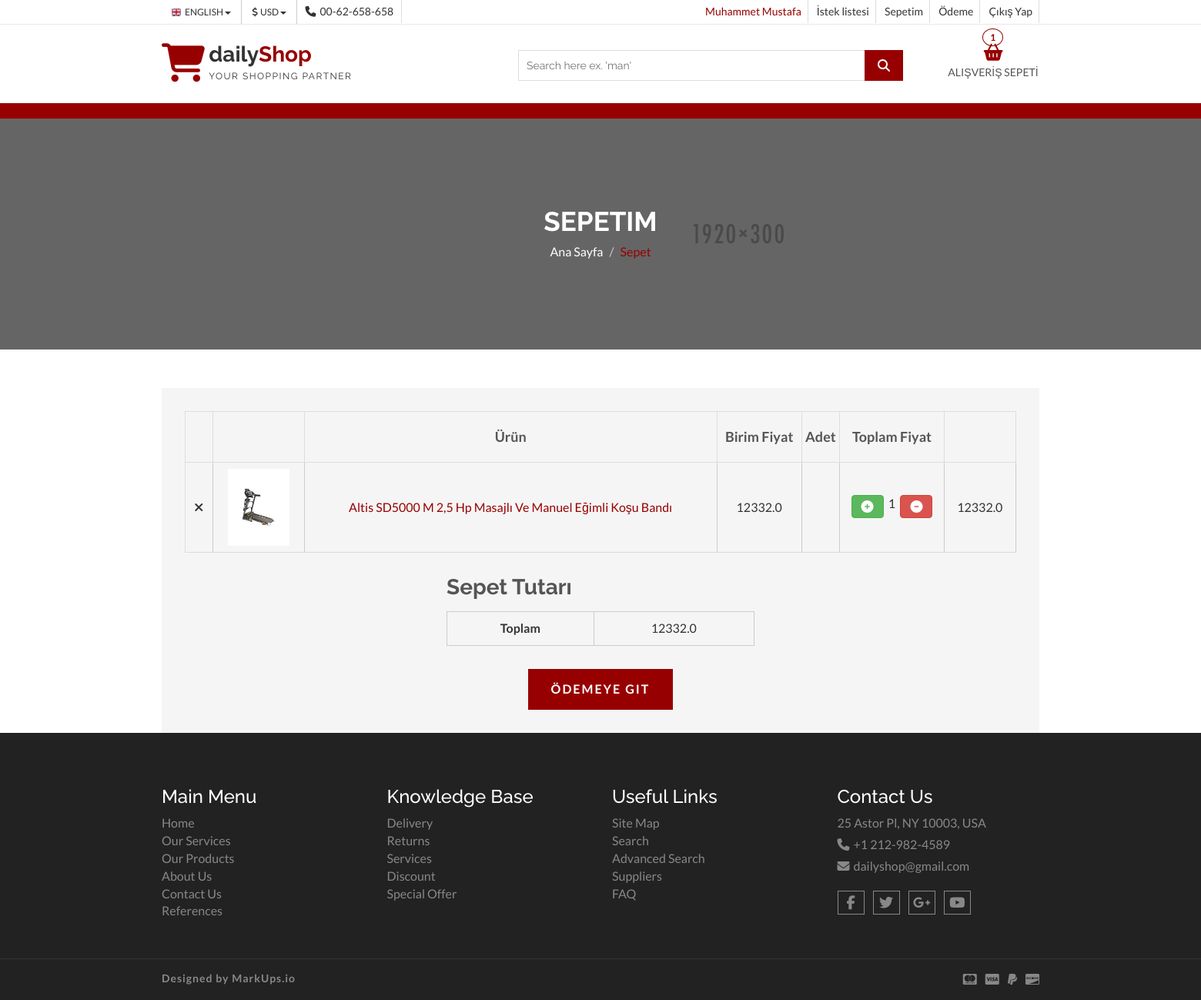
Page /order/ (signed in) on the earlier database version.
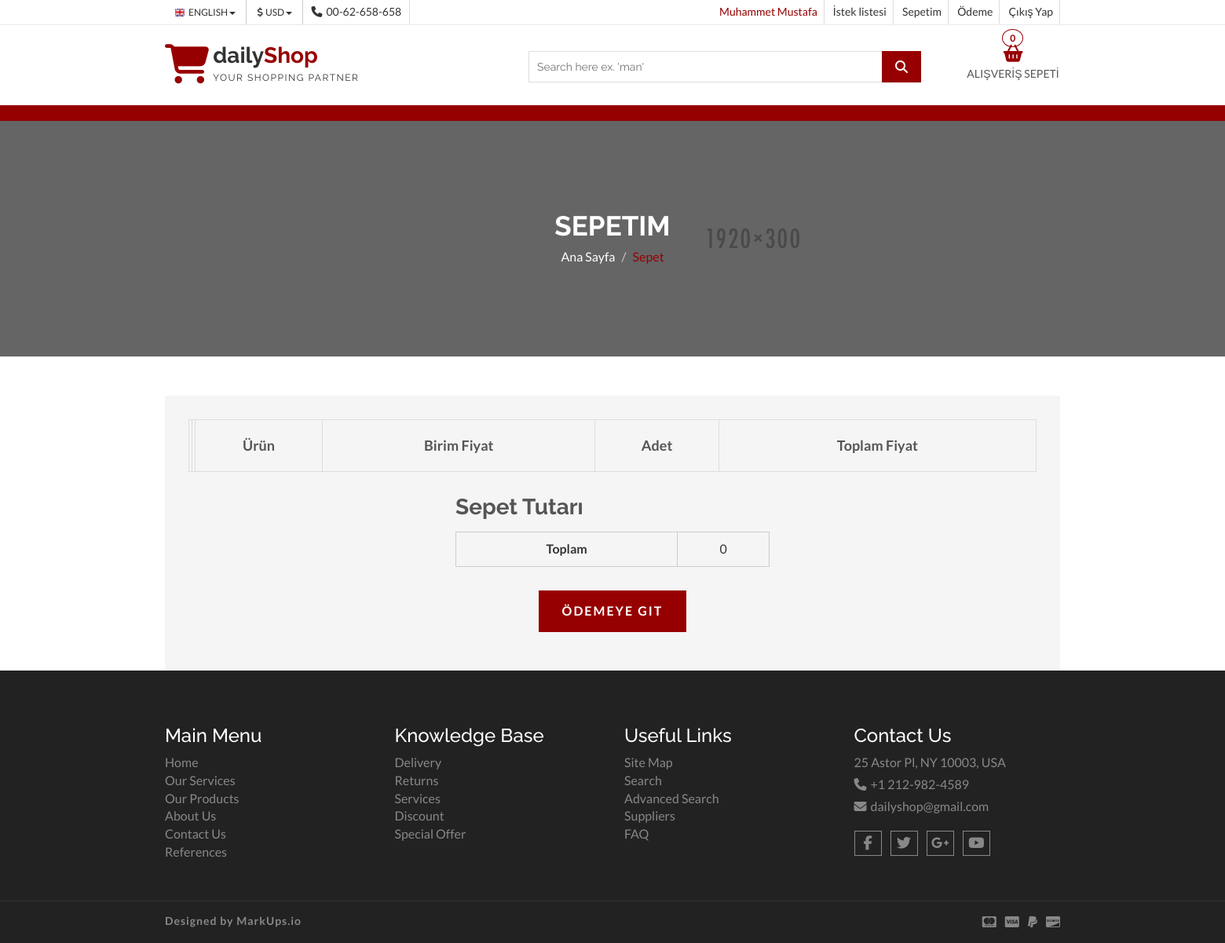
Same page on the later database version.
### order/models.py (models this page shows, shortened)
class ShopCart(models.Model):
    customer = models.ForeignKey(UserProfile,on_delete=models.SET_NULL, null=True)
    product = models.ForeignKey(Product,on_delete= models.SET_NULL, null=True)
    quantity = models.IntegerField(default=0,null=True)
    @property
    def amount(self):
        return (self.quantity * self.product.price)

### product/models.py (models this page shows, shortened)
class Product(models.Model):
    STATUS = (
        ('True','Evet'),
        ('False','Hayır'),
    )
    category = models.ForeignKey(Category,on_delete=models.CASCADE)
    title = CharField(max_length=200)
    keywords = CharField(blank = True,max_length=255)
    description = CharField(blank = True,max_length=255)
    image = ImageField(blank = True,upload_to = "images/")
    price = FloatField()
    amount = IntegerField()
    detail = RichTextUploadingField()
    status = CharField(max_length=10,choices=STATUS)
    slug = AutoSlugField(populate_from='title')
    created_at = DateTimeField(auto_now_add=True)
    update_at = DateTimeField(auto_now=True)
    def __str__(self):
        return self.title
    def image_tag(self):
        try:
            return mark_safe(f'<img src="{self.image.url}" alt="image"  height = "50"')
        except Exception:
            return mark_safe(f'<img alt="image field is blank"')
    image_tag.short_description = "Image"

### order/views.py (the view)
# urls.py: path('', views.Cart, name='order'),
def Cart(request):
    context = SettingsFunc(request)
    return render(request,"cart.html",context)

### home/views.py (called while the page is built, shortened)
def SettingsFunc(request):
    setting = Setting.objects.get(pk=1)
    category = Category.objects.all()
    context = {
        'setting' : setting,
        'category':category
    }
    items,total = CookieCart(request)
    context['cart'] = items
    context['total'] = total
    context['CartItemCount'] = len(context['cart'])
    wishList = None
    if request.user.is_authenticated:
        customer = UserProfile.objects.get(user_id=request.user.id)
        wishList = Wishlist.objects.filter(customer_id=customer.id)
        context['wishList'] = [x.product for x in wishList]
    return context

def CookieCart(request):
    items = []
    total = 0
    if request.user.is_authenticated:
        customer = UserProfile.objects.get(user_id=request.user.id)
        items = ShopCart.objects.filter(customer_id= customer.id)
        total = sum([x.amount for x in items])
    return items, total

### home/templates/cart.html (shortened to what the changed rows need)
{% extends 'homebase.html' %}
{% load static %}
 {% block content %}
<section id="aa-catg-head-banner"><img src="{% static 'img/fashion/fashion-header-bg-8.jpg' %}"
    <div class="aa-catg-head-banner-area">
        <div class="container">
            <div class="aa-catg-head-banner-content">
                <h2>Sepetim</h2>
            </div>
        </div>
    </div>
</section>
<section id="cart-view">
    <div class="container">
        <div class="row">
            <div class="col-md-12">
                <div class="cart-view-area">
                    <div class="cart-view-table">
                        <form action="#" method="post">
                            <div class="table-responsive">
                                <table class="table">
                                    <thead>
                                        <tr>
                                            <th></th>
                                            <th></th>
                                            <th>Ürün</th>
                                            <th>Birim Fiyat</th>
                                            <th>Adet</th>
                                            <th>Toplam Fiyat</th>
                                        </tr>
                                    </thead>
                                    <tbody>
                                        {% for cartItem in cart %}
                                        <tr>
                                            <td><a href="https://www.free-css.com/free-css-templates">
                                                    <i class="fa fa-close"></i>
                                                </a></td>
                                            <td><a href="/product/{{cartItem.product.id}}/{{cartItem.product.slug}}"><img
                                                        src="{{cartItem.product.image.url}}"
                                                        alt="website template image"></a></td>
                                            <td><a class="aa-cart-title"
                                                    href="/product/{{cartItem.product.id}}/{{cartItem.product.slug}}">{{cartItem.product}}</a>
                                            </td>
                                            <td>{{cartItem.product.price}}</td>
                                            <td>
                                            <td>
                                                <div
                                                    style="display: flex;justify-content: space-evenly;align-items: flex-start;">
                                                    <i class="fa fa-solid fa-plus-circle fa-1x btn btn-success update_item"
                                                        data-productid="{{cartItem.product.id}}" data-action="add"></i>
                                                    <p id="{{cartItem.product.id}}-quantity">{{cartItem.quantity}}</p>
                                                    <i class="fa fa-duotone fa-minus-circle fa-1x btn btn-danger update_item"
                                                        data-productid="{{cartItem.product.id}}" data-action="remove"></i>
                                                </div>
                                            </td>
                                            <td>{{cartItem.amount}}</td>
                                        </tr>
                                        {% endfor %}
                                    </tbody>
                                </table>
                            </div>
                        </form>
                        <div class="cart-view-total">
                            <table class="aa-totals-table">
                                <tbody>
                                    <tr>
                                        <th>Toplam</th>
                                        <td>{{total}}</td>
                                    </tr>
                                </tbody>
                            </table>
                        </div>
                    </div>
                </div>
            </div>
        </div>
    </div>
</section>
{% endblock content %} {% block footer %} {% include 'footer.html' %} {% endblock footer %}

### home/templates/header.html (shortened to what the changed rows need)
{% block header %} {% load static %}
<link rel="stylesheet" href="https://ajax.googleapis.com/ajax/libs/jqueryui/1.11.4/themes/smoothness/jquery-ui.css">
<header id="aa-header">
    <div class="aa-header-bottom">
        <div class="container">
            <div class="row">
                <div class="col-md-12">
                    <div class="aa-header-bottom-area">
                        <div class="aa-cartbox">
                            <a class="aa-cart-link" href="/order/">
                                <span class="fa fa-shopping-basket"></span>
                                <span class="aa-cart-title">ALIŞVERİŞ SEPETİ</span>
                                <span class="aa-cart-notify">{{CartItemCount}}</span>
                            </a>
                        </div>
                    </div>
                </div>
            </div>
        </div>
    </div>
</header>
{% endblock %}

Differences in the rows shown:
removed ShopCart: product.image (picture), product "Altis SD5000 M 2,5 Hp Masajlı Ve Manuel Eğimli Koşu Bandı", product.price "12332.0", quantity "1", amount "12332.0"
Other differences:
{{ CartItemCount }}: "1" → "0"
{{ total }}: "12332.0" → "0"
